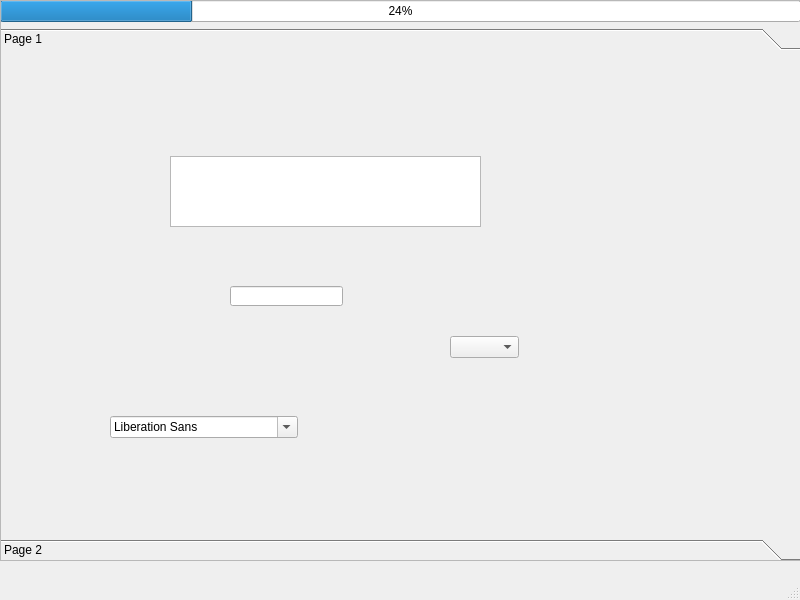
<?xml version="1.0" encoding="UTF-8"?>
<ui version="4.0">
 <class>MainWindow</class>
 <widget class="QMainWindow" name="MainWindow">
  <property name="geometry">
   <rect>
    <x>0</x>
    <y>0</y>
    <width>800</width>
    <height>600</height>
   </rect>
  </property>
  <property name="windowTitle">
   <string>MainWindow</string>
  </property>
  <widget class="QWidget" name="centralwidget">
   <widget class="QScrollArea" name="scrollArea">
    <property name="geometry">
     <rect>
      <x>0</x>
      <y>0</y>
      <width>801</width>
      <height>561</height>
     </rect>
    </property>
    <property name="widgetResizable">
     <bool>true</bool>
    </property>
    <widget class="QWidget" name="scrollAreaWidgetContents">
     <property name="geometry">
      <rect>
       <x>0</x>
       <y>0</y>
       <width>799</width>
       <height>559</height>
      </rect>
     </property>
     <widget class="QWidget" name="gridLayoutWidget">
      <property name="geometry">
       <rect>
        <x>-1</x>
        <y>-1</y>
        <width>801</width>
        <height>561</height>
       </rect>
      </property>
      <layout class="QGridLayout" name="gridLayout">
       <item row="0" column="0">
        <widget class="QProgressBar" name="progressBar">
         <property name="value">
          <number>24</number>
         </property>
        </widget>
       </item>
       <item row="1" column="0">
        <widget class="QToolBox" name="toolBox">
         <property name="currentIndex">
          <number>0</number>
         </property>
         <widget class="QWidget" name="page">
          <property name="geometry">
           <rect>
            <x>0</x>
            <y>0</y>
            <width>799</width>
            <height>478</height>
           </rect>
          </property>
          <attribute name="label">
           <string>Page 1</string>
          </attribute>
          <widget class="QTextEdit" name="textEdit">
           <property name="geometry">
            <rect>
             <x>170</x>
             <y>100</y>
             <width>311</width>
             <height>71</height>
            </rect>
           </property>
          </widget>
          <widget class="QLineEdit" name="lineEdit">
           <property name="geometry">
            <rect>
             <x>230</x>
             <y>230</y>
             <width>113</width>
             <height>20</height>
            </rect>
           </property>
          </widget>
          <widget class="QFontComboBox" name="fontComboBox">
           <property name="geometry">
            <rect>
             <x>110</x>
             <y>360</y>
             <width>188</width>
             <height>22</height>
            </rect>
           </property>
          </widget>
          <widget class="QComboBox" name="comboBox">
           <property name="geometry">
            <rect>
             <x>450</x>
             <y>280</y>
             <width>69</width>
             <height>22</height>
            </rect>
           </property>
          </widget>
         </widget>
         <widget class="QWidget" name="page_2">
          <property name="geometry">
           <rect>
            <x>0</x>
            <y>0</y>
            <width>799</width>
            <height>478</height>
           </rect>
          </property>
          <attribute name="label">
           <string>Page 2</string>
          </attribute>
         </widget>
        </widget>
       </item>
      </layout>
     </widget>
    </widget>
   </widget>
  </widget>
  <widget class="QMenuBar" name="menubar">
   <property name="geometry">
    <rect>
     <x>0</x>
     <y>0</y>
     <width>800</width>
     <height>21</height>
    </rect>
   </property>
  </widget>
  <widget class="QStatusBar" name="statusbar"/>
 </widget>
 <resources/>
 <connections/>
</ui>
